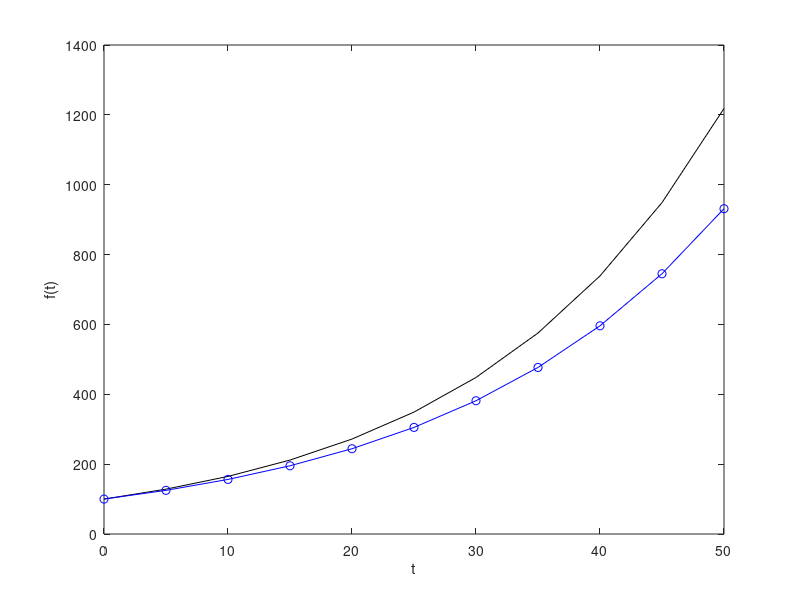

Recreate this plot in MATLAB. (Note: this script raises an error after producing the figure.)
function demo_eulerIntegration_bankAccount()
%% demo_eulerIntegration_bankAccount: demo Euler integration scheme for exponential
 
%% parameters

% intial conditions
t0 = 0.0;   % initial date
M0 = 100.0; % initial deposit

% interest rate
r  = 0.05;  

% parameters for integration grid
T  = 50.0;  % length of time interval (in years)
N  = 10;     % number of integration steps

%% Define integration grid

deltaT = T/N;                   % length of integration steps
t      = linspace(t0,t0+T,N+1); % vector of monitoring times

%% Euler integration method

M_euler(1) = M0;  % initial condition
for n = 1:N
    M_euler(n+1) = M_euler(n)*(1 + r *deltaT);
end

%% Exact solution

M = M0*exp(r*(t-t0));   

%% Plot the results

figure(1); clf
plot(t,M,'k',t,M_euler,'bo','LineStyle','-');
xlabel('t'); ylabel('f(t)');
legend('M(t)','M_{euler}(t)',0);

